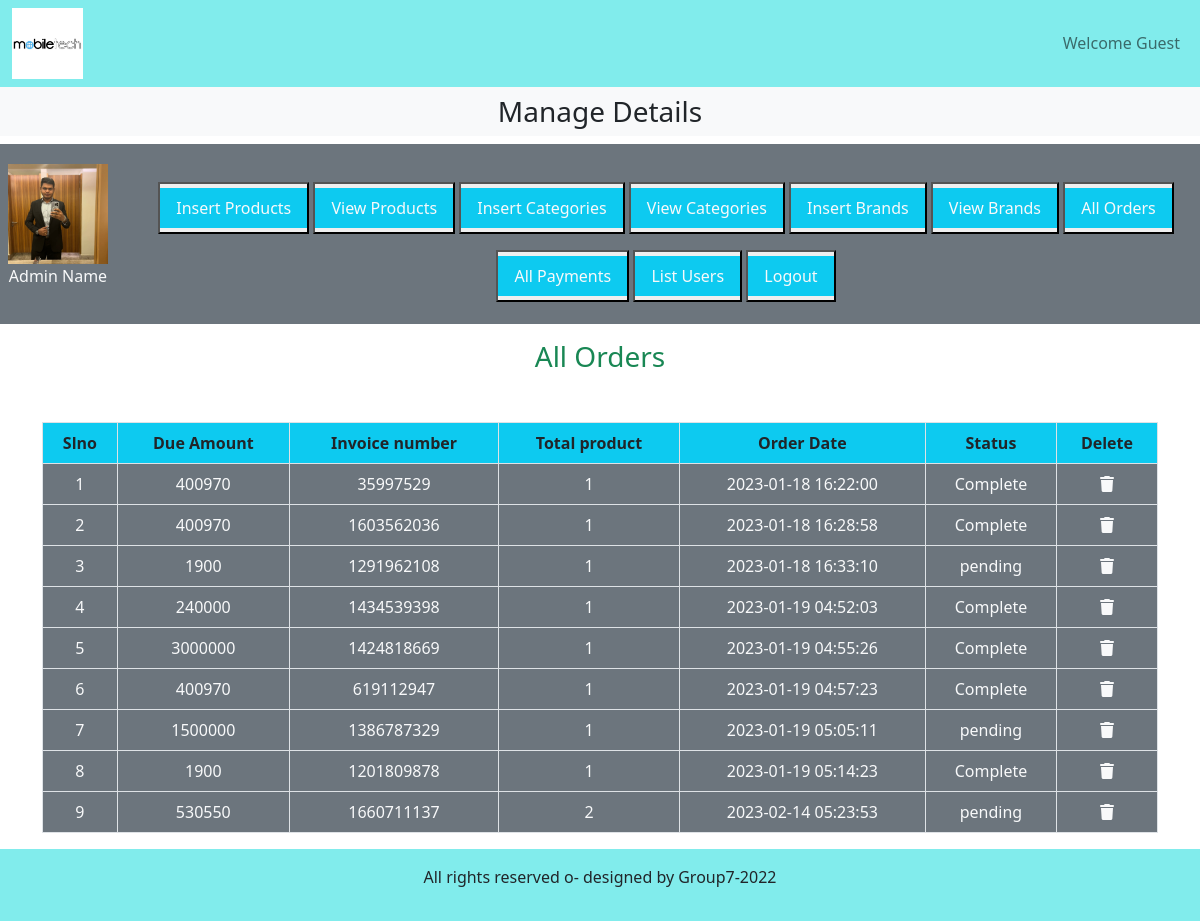
The page /admin_area/index.php?list_orders on the database its author committed.
### tables this page shows
CREATE TABLE IF NOT EXISTS `user_orders` (
  `order_id` int NOT NULL AUTO_INCREMENT,
  `user_id` int NOT NULL,
  `amount_due` int NOT NULL,
  `invoice_number` int NOT NULL,
  `total_products` int NOT NULL,
  `order_date` timestamp NOT NULL,
  `order_status` varchar(255) NOT NULL,
  PRIMARY KEY (`order_id`)
);

### admin_area/list_orders.php (the view, shortened to what this page needs)
<h3 class="text-center text-success">All Orders</h3>
    <table class="table table-bordered mt-5">
        <thead class="bg-info text-center">
            <?php
                $get_orders="Select * from user_orders";
                $result=mysqli_query($con,$get_orders);
                $row_count=mysqli_num_rows($result);
                if($row_count==0){
                    echo "<h2 class='text-danger text-center mt-5'>No orders yet</h2>";
                }else{
                    echo "<tr>
                    <th>Slno</th>
                    <th>Due Amount</th>
                    <th>Invoice number</th>
                    <th>Total product</th>
                    <th>Order Date</th>
                    <th>Status</th>
                    <th>Delete</th>
                    </tr>
                    </thead>
                    <tbody class='bg-secondary text-light'>
                    ";
                    $number=0;
                    while($row=mysqli_fetch_assoc($result)){
                        $order_id=$row['order_id'];
                        $due_amount=$row['amount_due'];
                        $invoice_number=$row['invoice_number'];
                        $total_products=$row['total_products'];
                        $order_date=$row['order_date'];
                        $order_status=$row['order_status'];
                        $number++;
                ?>
                        <tr class='text-center'>
                            <td><?php echo $number ?></td>
                            <td><?php echo $due_amount ?></td>
                            <td><?php echo $invoice_number ?></td>
                            <td><?php echo $total_products ?></td>
                            <td><?php echo $order_date ?></td>
                            <td><?php echo $order_status ?></td>
                            <td><a href='index.php?delete_orders=<?php echo $order_id ?>'
                            class='text-light' data-toggle='modal' data-target='#exampleModal'><i class='fa-solid fa-trash'></i></a></td>
                        </tr>
                    <?php
                }
            }
            ?>
        </tbody>
    </table>

### style.css (style rules this page uses)
* { margin: 0; padding: 0; box-sizing: border-box; }

### admin_area/index.php (style rules this page uses)
body { overflow-x:hidden; }

### rows shown on the page
user_orders: amount_due "400970", invoice_number "35997529", total_products "1", order_date "2023-01-18 16:22:00", order_status "Complete"
user_orders: amount_due "400970", invoice_number "1603562036", total_products "1", order_date "2023-01-18 16:28:58", order_status "Complete"
user_orders: amount_due "1900", invoice_number "1291962108", total_products "1", order_date "2023-01-18 16:33:10", order_status "pending"
user_orders: amount_due "240000", invoice_number "1434539398", total_products "1", order_date "2023-01-19 04:52:03", order_status "Complete"
user_orders: amount_due "3000000", invoice_number "1424818669", total_products "1", order_date "2023-01-19 04:55:26", order_status "Complete"
user_orders: amount_due "400970", invoice_number "619112947", total_products "1", order_date "2023-01-19 04:57:23", order_status "Complete"
user_orders: amount_due "1500000", invoice_number "1386787329", total_products "1", order_date "2023-01-19 05:05:11", order_status "pending"
user_orders: amount_due "1900", invoice_number "1201809878", total_products "1", order_date "2023-01-19 05:14:23", order_status "Complete"
user_orders: amount_due "530550", invoice_number "1660711137", total_products "2", order_date "2023-02-14 05:23:53", order_status "pending"
